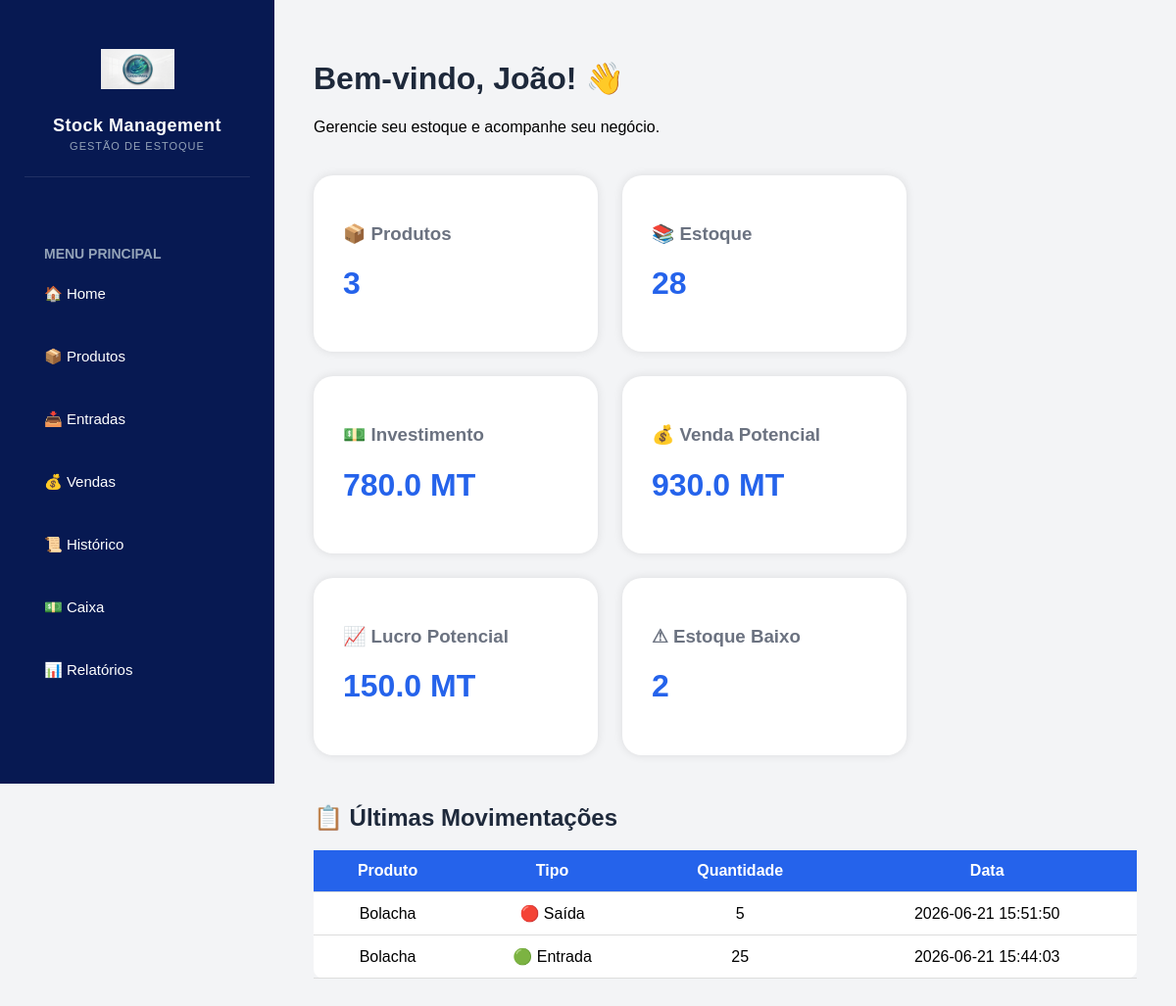
The app's page /, older data.
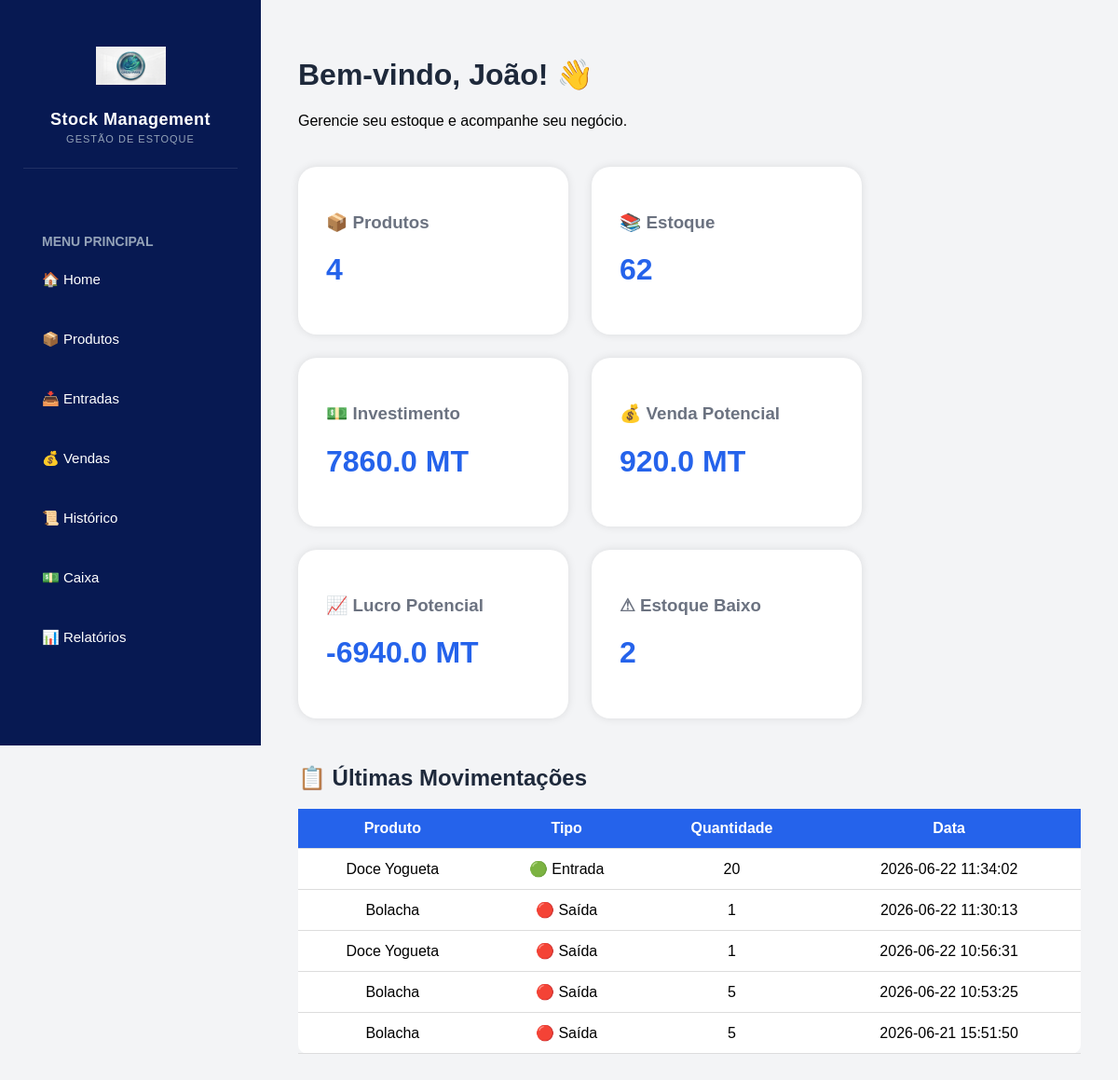
The same page, newer data.
### tables this page shows
CREATE TABLE stock_movements (

    id INTEGER PRIMARY KEY AUTOINCREMENT,
    
    product_id INTEGER NOT NULL,
    
    movement_type TEXT NOT NULL,
    
    quantity INTEGER NOT NULL,
    
    date TIMESTAMP DEFAULT CURRENT_TIMESTAMP
    
, total_value REAL DEFAULT 0);

CREATE TABLE products (
    id INTEGER PRIMARY KEY AUTOINCREMENT,
    name TEXT NOT NULL,
    quantity INTEGER NOT NULL,
    purchase_price REAL NOT NULL,
    selling_price REAL NOT NULL
, minimum_stock INTEGER DEFAULT 5);

### app.py (the view)
@app.route('/')
def home():
    connection = sqlite3.connect('database/database.db')
    cursor = connection.cursor()
    cursor.execute(
        '''
        SELECT COUNT(*)
        FROM products
        WHERE quantity <= minimum_stock
        '''
    )
    low_stock_count = cursor.fetchone()[0]
    cursor.execute(
        '''
        SELECT
            products.name,
            stock_movements.movement_type,
            stock_movements.quantity,
            stock_movements.date

        FROM stock_movements

        INNER JOIN products
        ON products.id = stock_movements.product_id

        ORDER BY stock_movements.id DESC

        LIMIT 5
        '''
    )
    recent_movements = cursor.fetchall()
    cursor.execute(
        'SELECT COUNT(*) FROM products'
    )
    total_products = cursor.fetchone()[0]
    cursor.execute(
        'SELECT SUM(quantity) FROM products'
    )
    total_stock = cursor.fetchone()[0]
    cursor.execute(
        'SELECT SUM(quantity * purchase_price) FROM products'
    )
    total_investment = cursor.fetchone()[0]
    cursor.execute(
        'SELECT SUM(quantity * selling_price) FROM products'
    )
    total_sales_value = cursor.fetchone()[0]
    connection.close()
    if total_stock is None:
        total_stock = 0
    if total_investment is None:
        total_investment = 0
    if total_sales_value is None:
        total_sales_value = 0
    total_profit = total_sales_value - total_investment
    return render_template(
        'index.html',
        total_products=total_products,
        total_stock=total_stock,
        total_investment=round(total_investment, 2),
        total_sales_value=round(total_sales_value, 2),
        total_profit=round(total_profit, 2),
        low_stock_count=low_stock_count,
        recent_movements=recent_movements
    )

### templates/index.html
{% extends 'base.html' %}
{% block content %}
<h1>
    Bem-vindo, João! 👋
</h1>
<p>
    Gerencie seu estoque e acompanhe seu negócio.
</p>
<div class="dashboard">
    <div class="dashboard-card">
        <h3>📦 Produtos</h3>
        <h1>{{ total_products }}</h1>
    </div>
    <div class="dashboard-card">
        <h3>📚 Estoque</h3>
        <h1>{{ total_stock }}</h1>
    </div>
    <div class="dashboard-card">
        <h3>💵 Investimento</h3>
        <h1>{{ total_investment }} MT</h1>
    </div>
    <div class="dashboard-card">
        <h3>💰 Venda Potencial</h3>
        <h1>{{ total_sales_value }} MT</h1>
    </div>
    <div class="dashboard-card">
        <h3>📈 Lucro Potencial</h3>
        <h1>{{ total_profit }} MT</h1>
    </div>
    <div class="dashboard-card">
        <h3>⚠ Estoque Baixo</h3>
        <h1>{{ low_stock_count }}</h1>
    </div>
</div>
<div class="table-container">
    <h2>
        📋 Últimas Movimentações
    </h2>
    <table>
        <tr>
            <th>Produto</th>
            <th>Tipo</th>
            <th>Quantidade</th>
            <th>Data</th>
        </tr>
        {% for movement in recent_movements %}
        <tr>
            <td>{{ movement[0] }}</td>
            <td>
                {% if movement[1] == 'Entrada' %}
                    🟢 Entrada
                {% else %}
                    🔴 Saída
                {% endif %}
            </td>
            <td>{{ movement[2] }}</td>
            <td>{{ movement[3] }}</td>
        </tr>
        {% endfor %}
    </table>
</div>
{% endblock %}

Row changes from the older to the newer data that the page shows:
no longer on this page (row unchanged): stock_movements: name "Bolacha", movement_type "🟢 Entrada", quantity "25", date "2026-06-21 15:44:03"
added stock_movements: name "Doce Yogueta", movement_type "🟢 Entrada", quantity "20", date "2026-06-22 11:34:02"
added stock_movements: name "Bolacha", movement_type "🔴 Saída", quantity "1", date "2026-06-22 11:30:13"
added stock_movements: name "Doce Yogueta", movement_type "🔴 Saída", quantity "1", date "2026-06-22 10:56:31"
added stock_movements: name "Bolacha", movement_type "🔴 Saída", quantity "5", date "2026-06-22 10:53:25"
Text that changed along with them:
{{ total_products }}: "3" → "4"
{{ total_stock }}: "28" → "62"
{{ total_investment }}: "780.0" → "7860.0"
{{ total_sales_value }}: "930.0" → "920.0"
{{ total_profit }}: "150.0" → "-6940.0"
